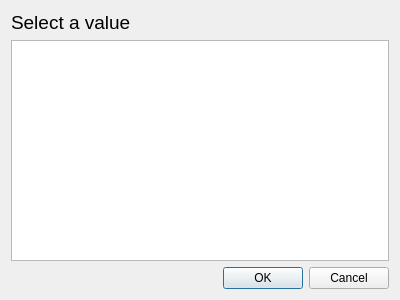
<?xml version="1.0" encoding="UTF-8"?>
<ui version="4.0">
 <class>delegatorDialog</class>
 <widget class="QDialog" name="delegatorDialog">
  <property name="geometry">
   <rect>
    <x>0</x>
    <y>0</y>
    <width>400</width>
    <height>300</height>
   </rect>
  </property>
  <property name="windowTitle">
   <string>Dialog</string>
  </property>
  <layout class="QVBoxLayout" name="verticalLayout">
   <item>
    <widget class="QLabel" name="label">
     <property name="font">
      <font>
       <pointsize>14</pointsize>
      </font>
     </property>
     <property name="text">
      <string>Select a value</string>
     </property>
    </widget>
   </item>
   <item>
    <widget class="QListWidget" name="listWidget"/>
   </item>
   <item>
    <widget class="QDialogButtonBox" name="buttonBox">
     <property name="orientation">
      <enum>Qt::Horizontal</enum>
     </property>
     <property name="standardButtons">
      <set>QDialogButtonBox::Cancel|QDialogButtonBox::Ok</set>
     </property>
    </widget>
   </item>
  </layout>
 </widget>
 <resources/>
 <connections>
  <connection>
   <sender>buttonBox</sender>
   <signal>accepted()</signal>
   <receiver>delegatorDialog</receiver>
   <slot>accept()</slot>
   <hints>
    <hint type="sourcelabel">
     <x>248</x>
     <y>254</y>
    </hint>
    <hint type="destinationlabel">
     <x>157</x>
     <y>274</y>
    </hint>
   </hints>
  </connection>
  <connection>
   <sender>buttonBox</sender>
   <signal>rejected()</signal>
   <receiver>delegatorDialog</receiver>
   <slot>reject()</slot>
   <hints>
    <hint type="sourcelabel">
     <x>316</x>
     <y>260</y>
    </hint>
    <hint type="destinationlabel">
     <x>286</x>
     <y>274</y>
    </hint>
   </hints>
  </connection>
 </connections>
</ui>
